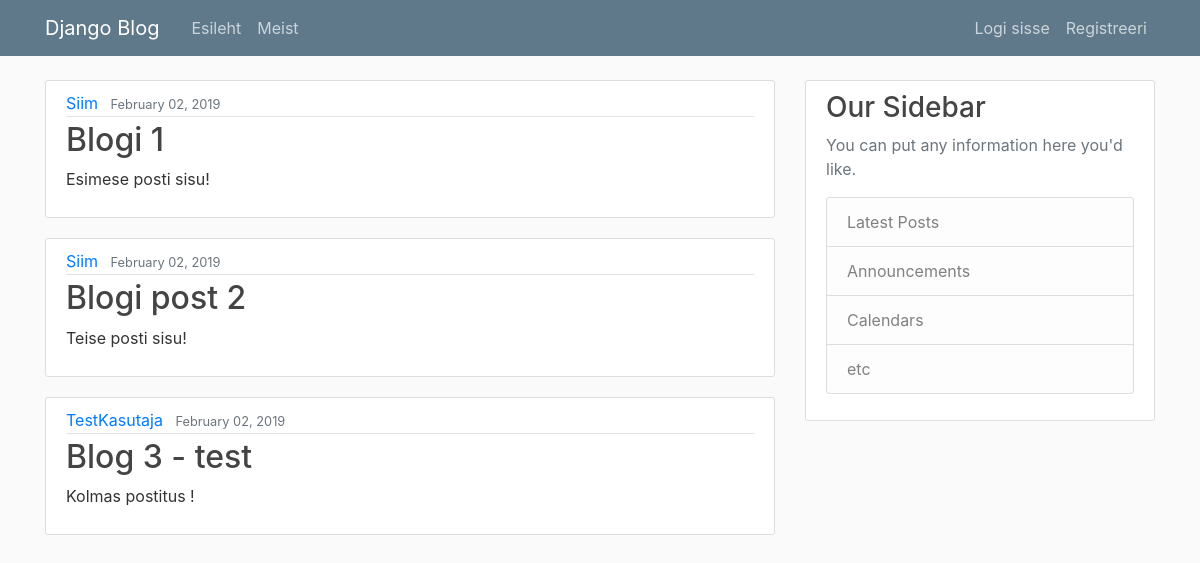
The page / on the database its author committed.
### blog/models.py (models this page shows, shortened)
class Post(models.Model):
    title = models.CharField(max_length=100)
    content = models.TextField()
    date_posted = models.DateTimeField(default=timezone.now)
    author = models.ForeignKey(User, on_delete=models.CASCADE)

### blog/views.py (the view)
# urls.py: path('', views.home, name='blog-home'),
def home(request):
    context = {
        'posts': Post.objects.all()
    }
    return render(request, 'blog/home.html', context)

### blog/templates/blog/home.html
{% extends "blog/base.html"%}
{% block content%}
    {% for post in posts %}
    <article class="media content-section">
        <div class="media-body">
            <div class="article-metadata">
            <a class="mr-2" href="#">{{ post.author }}</a>
            <small class="text-muted">{{ post.date_posted|date:"F d, Y" }}</small>
            </div>
            <h2><a class="article-title" href="#">{{ post.title }}</a></h2>
            <p class="article-content">{{ post.content }}</p>
        </div>
    </article>
    {% endfor %}
{% endblock content%}

### blog/templates/blog/base.html (shortened to what this page needs)
{% load static %}
<!DOCTYPE html>
<html lang="en">
  <head>
    <link rel="stylesheet" href="https://stackpath.bootstrapcdn.com/bootstrap/4.1.2/css/bootstrap.min.css">
    <link rel="stylesheet" href="{% static 'blog/main.css'%}">
  </head>
  <body>
    <header class="site-header">
        <nav class="navbar navbar-expand-md navbar-dark bg-steel fixed-top">
            <div class="container">
                <a class="navbar-brand mr-4" href="{% url 'blog-home' %}">Django Blog</a>
            <div class="collapse navbar-collapse" id="navbarToggle">
                <div class="navbar-nav mr-auto">
                    <a class="nav-item nav-link" href="{% url 'blog-home' %}">Esileht</a>
                    <a class="nav-item nav-link" href="{% url 'blog-about' %}">Meist</a>
                </div>
                <div class="navbar-nav">
                    {% if user.is_authenticated %}
                        <a class="nav-item nav-link" href="{% url 'profile' %}">Profiil</a>
                        <a class="nav-item nav-link" href="{% url 'logout' %}">Logi välja</a>
                    {% else %}
                        <a class="nav-item nav-link" href="{% url 'login' %}">Logi sisse</a>
                        <a class="nav-item nav-link" href="{% url 'register' %}">Registreeri</a>
                    {% endif %}
                </div>
            </div>
            </div>
        </nav>
    </header>
    <main role="main" class="container">
        <div class="row">
            <div class="col-md-8">
            {% block content %}{% endblock %}
            </div>
            <div class="col-md-4">
            <div class="content-section">
                <h3>Our Sidebar</h3>
                <p class='text-muted'>You can put any information here you'd like.
                <ul class="list-group">
                    <li class="list-group-item list-group-item-light">Latest Posts</li>
                    <li class="list-group-item list-group-item-light">Announcements</li>
                    <li class="list-group-item list-group-item-light">Calendars</li>
                    <li class="list-group-item list-group-item-light">etc</li>
                </ul>
                </p>
            </div>
            </div>
        </div>
    </main>
  </body>
</html>

### blog/static/blog/main.css (style rules this page uses)
body { background: #fafafa; color: #333333; margin-top: 5rem; }
h1, h2, h3, h4, h5, h6 { color: #444444; }
ul { margin: 0; }
.bg-steel { background-color: #5f788a; }
.site-header .navbar-nav .nav-link { color: #cbd5db; }
.content-section { background: #ffffff; padding: 10px 20px; border: 1px solid #dddddd; border-radius: 3px; margin-bottom: 20px; }
.article-title { color: #444444; }
.article-content { white-space: pre-line; }
.article-metadata { padding-bottom: 1px; margin-bottom: 4px; border-bottom: 1px solid #e3e3e3; }

### rows shown on the page
Post: author "Siim", date_posted "February 02, 2019", title "Blogi 1", content "Esimese posti sisu!"
Post: author "Siim", date_posted "February 02, 2019", title "Blogi post 2", content "Teise posti sisu!"
Post: author "TestKasutaja", date_posted "February 02, 2019", title "Blog 3 - test", content "Kolmas postitus !"
